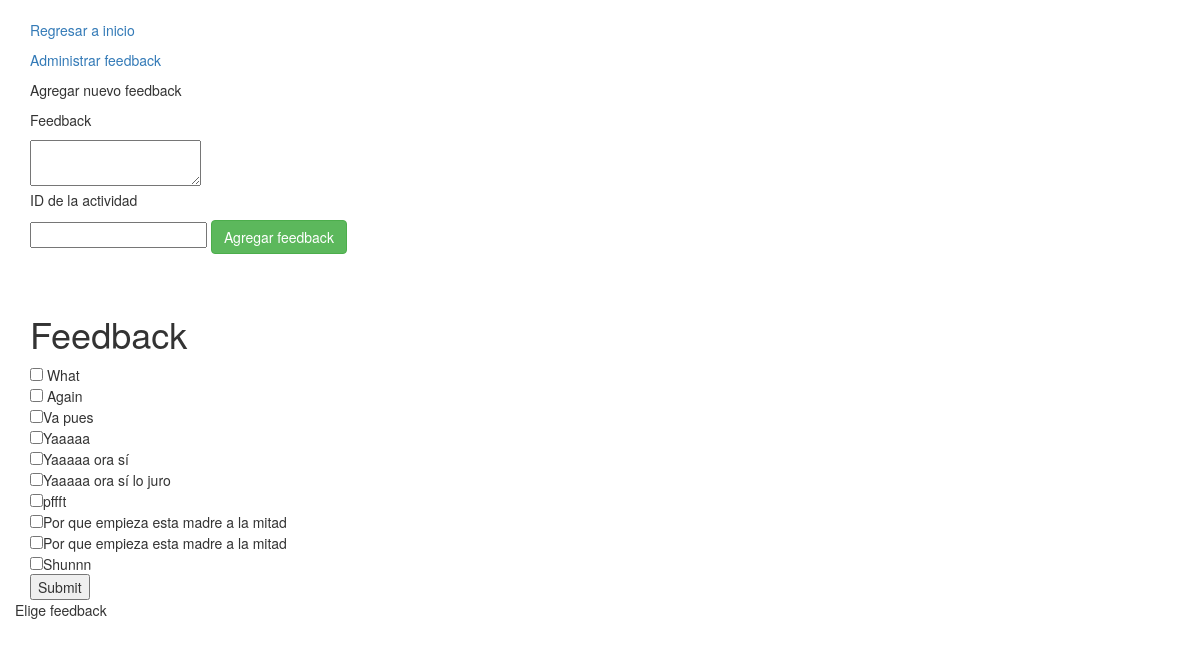
/feedback/2, run on the app's committed database.
### feedbackinator/models.py (models this page shows)
class Feedback(db.Model):
	id = db.Column(db.Integer, primary_key=True)
	actividad = db.Column(db.Integer, db.ForeignKey("actividades.id"), nullable=False)
	feedback = db.Column(db.Text, nullable = False)
	def __repr__(self):
		return self.feedback

### feedbackinator/routes.py (the view, shortened to what this page needs)
@app.route("/feedback/<actividad>", methods=["GET", "POST"])
def feedback(actividad):
	feedback = Feedback.query.filter_by(actividad=actividad).all()
	if request.method=="GET":
		mensaje = "Elige feedback"
		return render_template("feedback.html", actividad=actividad, feedback=feedback, mensaje=mensaje)

### feedbackinator/templates/feedback.html (shortened to what this page needs)
{% extends "base.html" %}
{% block content %}
<div class="container mt-3 mb-10">
</div>
<div class="container mt-3 mb-10">
	<p><a href="/">Regresar a inicio</a></p>
	<p><a href="/managefeedback/{{actividad}}">Administrar feedback</a></p>
    <p>Agregar nuevo feedback</p>
    <form class="form-inline my-2 my-lg-0" action="/nuevofeedback" method="POST">
    <p>Feedback</p>
    	<textarea id="feedback", name="feedback">
        </textarea><br>
    <p>ID de la actividad</p>
    <input type="text", id="nombreactividad", name="nombreactividad" required>
    <button type="submit" class="btn btn-success">Agregar feedback</button>
    </form>
</div>
<div class="container mt-3 mb-10">
</div>
<div class="container mt-3 mb-10">
</div>
<div class="container mt-3 mb-10">
    <h1>Feedback</h1>
</div>
<div class="container">
	<div class="row">
	    <div class="col-sm-8">
	    	<form method="POST" action="/feedback/{{actividad}}">
	    	{% if feedback is not none %}
		        {% for feed in feedback %}
		        <div class="container">
		            <div class="row mb-3">
		                   <input type="checkbox" value="{{feed.id}}" name="formafeedback">{{ feed }}
		            </div>
		        </div>
		        {% endfor %}
		        <input type="submit">
		    {% else %}
		        <div class="container">
		            <h4>Todavía no hay ningún curso.</h4>
		        </div>
		    {% endif %}
			</form>
	    </div>
	</div>
	<div class ="row">
    	{{mensaje}}
    </div>
 </div>
{% endblock %}

### data on the page
Feedback: feedback "What"
Feedback: feedback "Again"
Feedback: feedback "Va pues"
Feedback: feedback "Yaaaaa"
Feedback: feedback "Yaaaaa ora sí"
Feedback: feedback "Yaaaaa ora sí lo juro"
Feedback: feedback "pffft"
Feedback: feedback "Por que empieza esta madre a la mitad"
Feedback: feedback "Por que empieza esta madre a la mitad"
Feedback: feedback "Shunnn"

### other printed values
{{ mensaje }} "Elige feedback"
